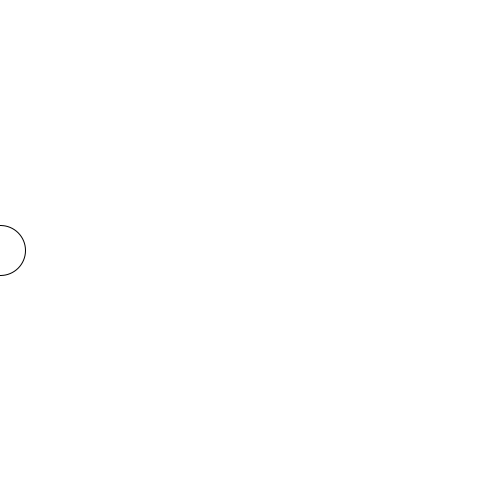
Frame 1 (no input)
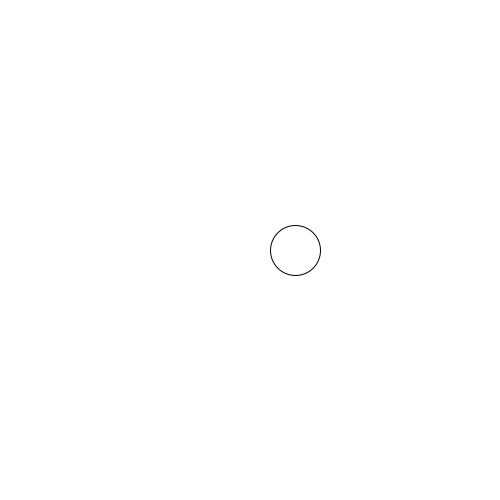
Frame 60 (the mouse pressed at the canvas centre just before this capture)
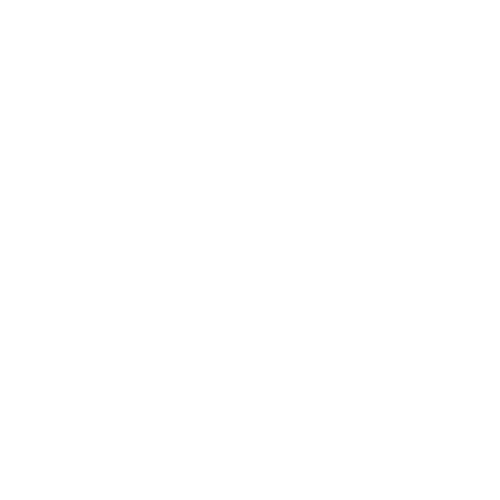
Frame 120 (the mouse held since frame 60 and released just before this capture)

The Processing sketch that drew these frames (run headless with seeded random() and noise(); from frame 60 on, the mouse is pressed at the canvas centre):

// Processing sketch: ball_across_screen
// ── ball_across_screen.pde
float x = 0;
void setup() {
  size(500, 500);
}
void draw() {
  background(255);
  ellipse(x, 250, 50, 50);
  x = x + 5;
}
